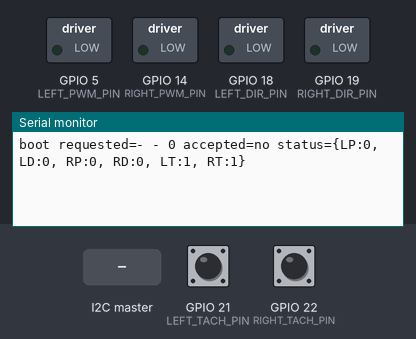
The sketch below on a simulated ESP32. Shown: switched loads named in the sketch (green lamp = pin HIGH), the last lines printed to the serial monitor. The inputs (shaded band) are chosen by the test bench; at power-on: GPIO 21 (LEFT_TACH_PIN) HIGH, GPIO 22 (RIGHT_TACH_PIN) HIGH.

Above: at 1.2 s.
1.3 s: the I2C master sends "L"
At 1.9 s:
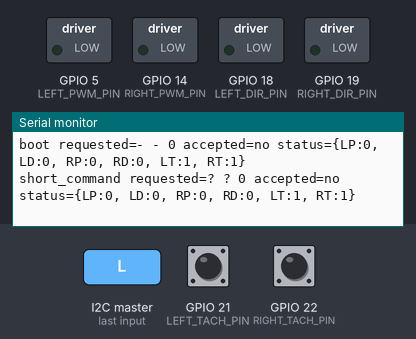
At 3.4 s:
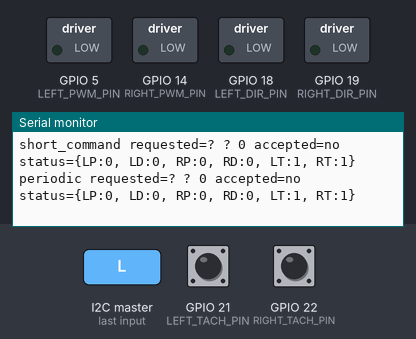

The sketch:

motor-pin-test.ino
```cpp
#include <Arduino.h>
#include <Wire.h>

// Simple motor-board pin diagnostic sketch.
//
// Purpose:
// - expose the motor control pins over a tiny I2C command interface
// - keep all outputs low unless a test explicitly asks for one line high
// - allow basic tach input readback while the motors are unplugged
//
// Positive behavior is intentionally simple:
// - every write command clears all motor outputs low first
// - if the command targets a PWM or DIR line with value 1, only that line is set high
// - tach commands never drive outputs; they just refresh the status snapshot
//
// I2C command format: 3 bytes
//   [0] motor selector: 'L' or 'R'
//   [1] signal selector: 'P', 'D', or 'T'
//   [2] value: 0 or 1 (ignored for 'T')
//
// I2C readback format: 6 bytes
//   [0] left PWM output state  (0/1)
//   [1] left DIR output state  (0/1)
//   [2] right PWM output state (0/1)
//   [3] right DIR output state (0/1)
//   [4] left tach input state  (0/1)
//   [5] right tach input state (0/1)

static const uint8_t I2C_SLAVE_ADDRESS = 0x66;

static const uint8_t SDA_PIN = 16;
static const uint8_t SCL_PIN = 17;

static const uint8_t LEFT_PWM_PIN = 5;
static const uint8_t LEFT_DIR_PIN = 18;
static const uint8_t RIGHT_PWM_PIN = 14;
static const uint8_t RIGHT_DIR_PIN = 19;

static const uint8_t LEFT_TACH_PIN = 21;
static const uint8_t RIGHT_TACH_PIN = 22;
static const uint32_t SERIAL_STATUS_PERIOD_MS = 2000;

struct StatusSnapshot {
  uint8_t leftPwm;
  uint8_t leftDir;
  uint8_t rightPwm;
  uint8_t rightDir;
  uint8_t leftTach;
  uint8_t rightTach;
};

volatile StatusSnapshot g_status = { 0, 0, 0, 0, 1, 1 };
volatile char g_lastMotorSelector = '-';
volatile char g_lastSignalSelector = '-';
volatile uint8_t g_lastValue = 0;
volatile bool g_lastCommandAccepted = false;
uint32_t g_lastSerialStatusMillis = 0;

void clearOutputs() {
  digitalWrite(LEFT_PWM_PIN, LOW);
  digitalWrite(LEFT_DIR_PIN, LOW);
  digitalWrite(RIGHT_PWM_PIN, LOW);
  digitalWrite(RIGHT_DIR_PIN, LOW);
  g_status.leftPwm = 0;
  g_status.leftDir = 0;
  g_status.rightPwm = 0;
  g_status.rightDir = 0;
}

void refreshTachInputs() {
  g_status.leftTach = static_cast<uint8_t>(digitalRead(LEFT_TACH_PIN) == HIGH ? 1 : 0);
  g_status.rightTach = static_cast<uint8_t>(digitalRead(RIGHT_TACH_PIN) == HIGH ? 1 : 0);
}

void printStatusSnapshot(const char *prefix) {
  refreshTachInputs();
  Serial.print(prefix);
  Serial.print(" requested=");
  Serial.print(g_lastMotorSelector);
  Serial.print(" ");
  Serial.print(g_lastSignalSelector);
  Serial.print(" ");
  Serial.print(g_lastValue);
  Serial.print(" accepted=");
  Serial.print(g_lastCommandAccepted ? "yes" : "no");
  Serial.print(" status={LP:");
  Serial.print(g_status.leftPwm);
  Serial.print(", LD:");
  Serial.print(g_status.leftDir);
  Serial.print(", RP:");
  Serial.print(g_status.rightPwm);
  Serial.print(", RD:");
  Serial.print(g_status.rightDir);
  Serial.print(", LT:");
  Serial.print(g_status.leftTach);
  Serial.print(", RT:");
  Serial.print(g_status.rightTach);
  Serial.println("}");
}

void setRequestedOutput(char motorSelector, char signalSelector, uint8_t value) {
  clearOutputs();
  g_lastCommandAccepted = false;

  if (value == 0) {
    refreshTachInputs();
    g_lastCommandAccepted = true;
    return;
  }

  uint8_t targetPin = 0;

  if (motorSelector == 'L' && signalSelector == 'P') {
    targetPin = LEFT_PWM_PIN;
  } else if (motorSelector == 'L' && signalSelector == 'D') {
    targetPin = LEFT_DIR_PIN;
  } else if (motorSelector == 'R' && signalSelector == 'P') {
    targetPin = RIGHT_PWM_PIN;
  } else if (motorSelector == 'R' && signalSelector == 'D') {
    targetPin = RIGHT_DIR_PIN;
  } else {
    refreshTachInputs();
    return;
  }

  digitalWrite(targetPin, HIGH);
  if (motorSelector == 'L' && signalSelector == 'P') g_status.leftPwm = 1;
  if (motorSelector == 'L' && signalSelector == 'D') g_status.leftDir = 1;
  if (motorSelector == 'R' && signalSelector == 'P') g_status.rightPwm = 1;
  if (motorSelector == 'R' && signalSelector == 'D') g_status.rightDir = 1;
  refreshTachInputs();
  g_lastCommandAccepted = true;
}

void onReceive(int byteCount) {
  if (byteCount < 3) {
    while (Wire.available() > 0) {
      Wire.read();
    }
    clearOutputs();
    refreshTachInputs();
    g_lastMotorSelector = '?';
    g_lastSignalSelector = '?';
    g_lastValue = 0;
    g_lastCommandAccepted = false;
    printStatusSnapshot("short_command");
    return;
  }

  char motorSelector = static_cast<char>(Wire.read());
  char signalSelector = static_cast<char>(Wire.read());
  uint8_t value = static_cast<uint8_t>(Wire.read());

  g_lastMotorSelector = motorSelector;
  g_lastSignalSelector = signalSelector;
  g_lastValue = value == 0 ? 0 : 1;

  while (Wire.available() > 0) {
    Wire.read();
  }

  if (signalSelector == 'T') {
    clearOutputs();
    refreshTachInputs();
    g_lastCommandAccepted = true;
    printStatusSnapshot("tach_read");
    return;
  }

  setRequestedOutput(motorSelector, signalSelector, value == 0 ? 0 : 1);
  printStatusSnapshot("command");
}

void onRequest() {
  refreshTachInputs();
  uint8_t snapshot[6] = {
    g_status.leftPwm,
    g_status.leftDir,
    g_status.rightPwm,
    g_status.rightDir,
    g_status.leftTach,
    g_status.rightTach,
  };
  Wire.write(snapshot, sizeof(snapshot));
}

void setup() {
  Serial.begin(115200);

  pinMode(LEFT_PWM_PIN, OUTPUT);
  pinMode(LEFT_DIR_PIN, OUTPUT);
  pinMode(RIGHT_PWM_PIN, OUTPUT);
  pinMode(RIGHT_DIR_PIN, OUTPUT);

  pinMode(LEFT_TACH_PIN, INPUT_PULLUP);
  pinMode(RIGHT_TACH_PIN, INPUT_PULLUP);

  clearOutputs();
  refreshTachInputs();

  Wire.setPins(SDA_PIN, SCL_PIN);
  Wire.begin(static_cast<int>(I2C_SLAVE_ADDRESS));
  Wire.onReceive(onReceive);
  Wire.onRequest(onRequest);

  printStatusSnapshot("boot");
}

void loop() {
  refreshTachInputs();
  uint32_t now = millis();
  if (now - g_lastSerialStatusMillis >= SERIAL_STATUS_PERIOD_MS) {
    g_lastSerialStatusMillis = now;
    printStatusSnapshot("periodic");
  }
  delay(5);
}
```

Measured:
- after the input at 1.3 s, the serial monitor: prints a new line at once (image 1)
